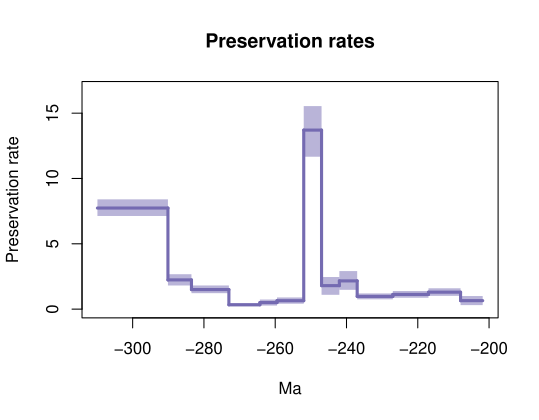

The script that saved this image:
library(scales)


#pdf(file='C:\Users\SimoesLabAdmin\Documents\BDNN_Arielli\temnospondyli\mcmc_no_predictors\A_mcmc_200_iterations/temnospondyli_pyrate_1_A_mcmc_G_BD1-1_mcmc_RTT_Qrates.pdf',width=0.6*9, height=0.6*7)
#pdf with forward slashes
pdf(file='C:/Users/SimoesLabAdmin/Documents/BDNN_Arielli/temnospondyli/mcmc_no_predictors/A_mcmc_200_iterations/temnospondyli_pyrate_1_A_mcmc_G_BD1-1_mcmc_RTT_Qrates.pdf',width=0.6*9, height=0.6*7)
age = c(-309.8832168193317, -290.1)
Q_mean = 7.737176425883716
Q_hpd_m = 7.12987045168964
Q_hpd_M = 8.403369707493919
plot(age,age,type = 'n', ylim = c(0, 16.75103209659887), xlim = c(-309.8832168193317,-201.7867914275552), ylab = 'Preservation rate', xlab = 'Ma',main='Preservation rates' )
segments(x0=age[1], y0 = Q_mean, x1 = age[2], y1 = Q_mean, col = "#756bb1", lwd=3)
polygon( c(age, rev(age)), c(Q_hpd_m, Q_hpd_m, Q_hpd_M, Q_hpd_M), col = alpha("#756bb1",0.5), border = NA)
age = c(-290.1, -283.5)
Q_mean = 2.2353884835984226
Q_hpd_m = 1.8079511388981684
Q_hpd_M = 2.6718575308206063
segments(x0=age[1], y0 = 7.737176425883716, x1 = age[1], y1 = Q_mean, col = "#756bb1", lwd=3)
segments(x0=age[1], y0 = Q_mean, x1 = age[2], y1 = Q_mean, col = "#756bb1", lwd=3)
polygon( c(age, rev(age)), c(Q_hpd_m, Q_hpd_m, Q_hpd_M, Q_hpd_M), col = alpha("#756bb1",0.5), border = NA)
age = c(-283.5, -273.0)
Q_mean = 1.494653209341282
Q_hpd_m = 1.2203768839395261
Q_hpd_M = 1.8100974331844548
segments(x0=age[1], y0 = 2.2353884835984226, x1 = age[1], y1 = Q_mean, col = "#756bb1", lwd=3)
segments(x0=age[1], y0 = Q_mean, x1 = age[2], y1 = Q_mean, col = "#756bb1", lwd=3)
polygon( c(age, rev(age)), c(Q_hpd_m, Q_hpd_m, Q_hpd_M, Q_hpd_M), col = alpha("#756bb1",0.5), border = NA)
age = c(-273.0, -264.3)
Q_mean = 0.3312178087277676
Q_hpd_m = 0.22045328785996834
Q_hpd_M = 0.45201878991172734
segments(x0=age[1], y0 = 1.494653209341282, x1 = age[1], y1 = Q_mean, col = "#756bb1", lwd=3)
segments(x0=age[1], y0 = Q_mean, x1 = age[2], y1 = Q_mean, col = "#756bb1", lwd=3)
polygon( c(age, rev(age)), c(Q_hpd_m, Q_hpd_m, Q_hpd_M, Q_hpd_M), col = alpha("#756bb1",0.5), border = NA)
age = c(-264.3, -259.5)
Q_mean = 0.49890483633650845
Q_hpd_m = 0.26965425382996727
Q_hpd_M = 0.7339014468924255
segments(x0=age[1], y0 = 0.3312178087277676, x1 = age[1], y1 = Q_mean, col = "#756bb1", lwd=3)
segments(x0=age[1], y0 = Q_mean, x1 = age[2], y1 = Q_mean, col = "#756bb1", lwd=3)
polygon( c(age, rev(age)), c(Q_hpd_m, Q_hpd_m, Q_hpd_M, Q_hpd_M), col = alpha("#756bb1",0.5), border = NA)
age = c(-259.5, -252.0)
Q_mean = 0.643893952056501
Q_hpd_m = 0.41312039173762827
Q_hpd_M = 0.8936460617744793
segments(x0=age[1], y0 = 0.49890483633650845, x1 = age[1], y1 = Q_mean, col = "#756bb1", lwd=3)
segments(x0=age[1], y0 = Q_mean, x1 = age[2], y1 = Q_mean, col = "#756bb1", lwd=3)
polygon( c(age, rev(age)), c(Q_hpd_m, Q_hpd_m, Q_hpd_M, Q_hpd_M), col = alpha("#756bb1",0.5), border = NA)
age = c(-252.0, -247.0)
Q_mean = 13.704732873015915
Q_hpd_m = 11.665239020127027
Q_hpd_M = 15.54270667773546
segments(x0=age[1], y0 = 0.643893952056501, x1 = age[1], y1 = Q_mean, col = "#756bb1", lwd=3)
segments(x0=age[1], y0 = Q_mean, x1 = age[2], y1 = Q_mean, col = "#756bb1", lwd=3)
polygon( c(age, rev(age)), c(Q_hpd_m, Q_hpd_m, Q_hpd_M, Q_hpd_M), col = alpha("#756bb1",0.5), border = NA)
age = c(-247.0, -242.0)
Q_mean = 1.7955300464763542
Q_hpd_m = 1.0951773730127432
Q_hpd_M = 2.4568855025142757
segments(x0=age[1], y0 = 13.704732873015915, x1 = age[1], y1 = Q_mean, col = "#756bb1", lwd=3)
segments(x0=age[1], y0 = Q_mean, x1 = age[2], y1 = Q_mean, col = "#756bb1", lwd=3)
polygon( c(age, rev(age)), c(Q_hpd_m, Q_hpd_m, Q_hpd_M, Q_hpd_M), col = alpha("#756bb1",0.5), border = NA)
age = c(-242.0, -237.0)
Q_mean = 2.1618327969351676
Q_hpd_m = 1.4779146680204593
Q_hpd_M = 2.9110909141274792
segments(x0=age[1], y0 = 1.7955300464763542, x1 = age[1], y1 = Q_mean, col = "#756bb1", lwd=3)
segments(x0=age[1], y0 = Q_mean, x1 = age[2], y1 = Q_mean, col = "#756bb1", lwd=3)
polygon( c(age, rev(age)), c(Q_hpd_m, Q_hpd_m, Q_hpd_M, Q_hpd_M), col = alpha("#756bb1",0.5), border = NA)
age = c(-237.0, -227.0)
Q_mean = 0.9729216949225774
Q_hpd_m = 0.7488374801590514
Q_hpd_M = 1.2016675174000953
segments(x0=age[1], y0 = 2.1618327969351676, x1 = age[1], y1 = Q_mean, col = "#756bb1", lwd=3)
segments(x0=age[1], y0 = Q_mean, x1 = age[2], y1 = Q_mean, col = "#756bb1", lwd=3)
polygon( c(age, rev(age)), c(Q_hpd_m, Q_hpd_m, Q_hpd_M, Q_hpd_M), col = alpha("#756bb1",0.5), border = NA)
age = c(-227.0, -217.0)
Q_mean = 1.122901674044964
Q_hpd_m = 0.8695273916112928
Q_hpd_M = 1.385337381565648
segments(x0=age[1], y0 = 0.9729216949225774, x1 = age[1], y1 = Q_mean, col = "#756bb1", lwd=3)
segments(x0=age[1], y0 = Q_mean, x1 = age[2], y1 = Q_mean, col = "#756bb1", lwd=3)
polygon( c(age, rev(age)), c(Q_hpd_m, Q_hpd_m, Q_hpd_M, Q_hpd_M), col = alpha("#756bb1",0.5), border = NA)
age = c(-217.0, -208.0)
Q_mean = 1.2963987036616422
Q_hpd_m = 1.0147694026180414
Q_hpd_M = 1.595869067609603
segments(x0=age[1], y0 = 1.122901674044964, x1 = age[1], y1 = Q_mean, col = "#756bb1", lwd=3)
segments(x0=age[1], y0 = Q_mean, x1 = age[2], y1 = Q_mean, col = "#756bb1", lwd=3)
polygon( c(age, rev(age)), c(Q_hpd_m, Q_hpd_m, Q_hpd_M, Q_hpd_M), col = alpha("#756bb1",0.5), border = NA)
age = c(-208.0, -201.7867914275552)
Q_mean = 0.6473162579938009
Q_hpd_m = 0.3048807724652214
Q_hpd_M = 1.001019074158442
segments(x0=age[1], y0 = 1.2963987036616422, x1 = age[1], y1 = Q_mean, col = "#756bb1", lwd=3)
segments(x0=age[1], y0 = Q_mean, x1 = age[2], y1 = Q_mean, col = "#756bb1", lwd=3)
polygon( c(age, rev(age)), c(Q_hpd_m, Q_hpd_m, Q_hpd_M, Q_hpd_M), col = alpha("#756bb1",0.5), border = NA)
n <- dev.off()
